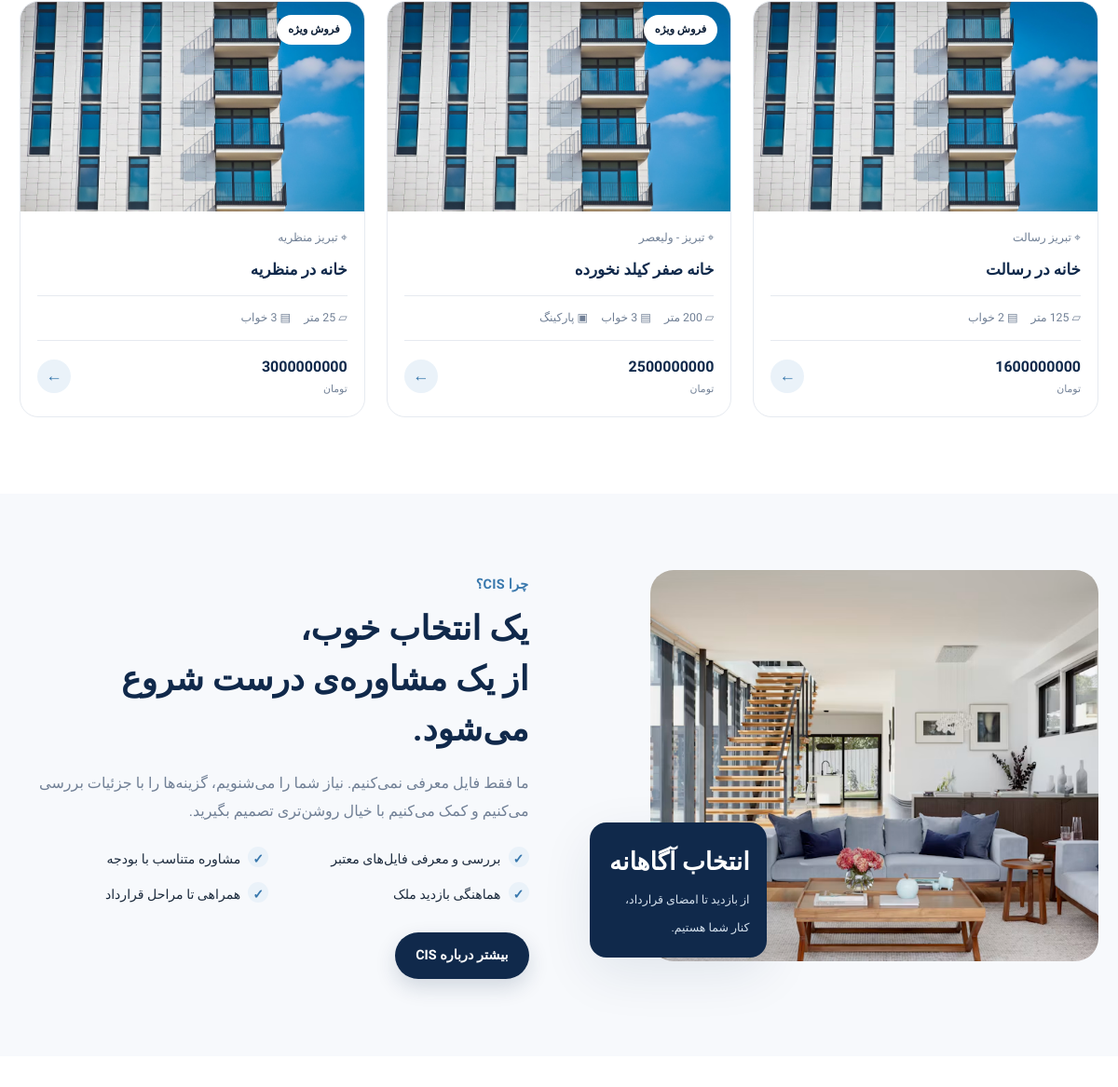
Before: / (middle part) with the older database file.
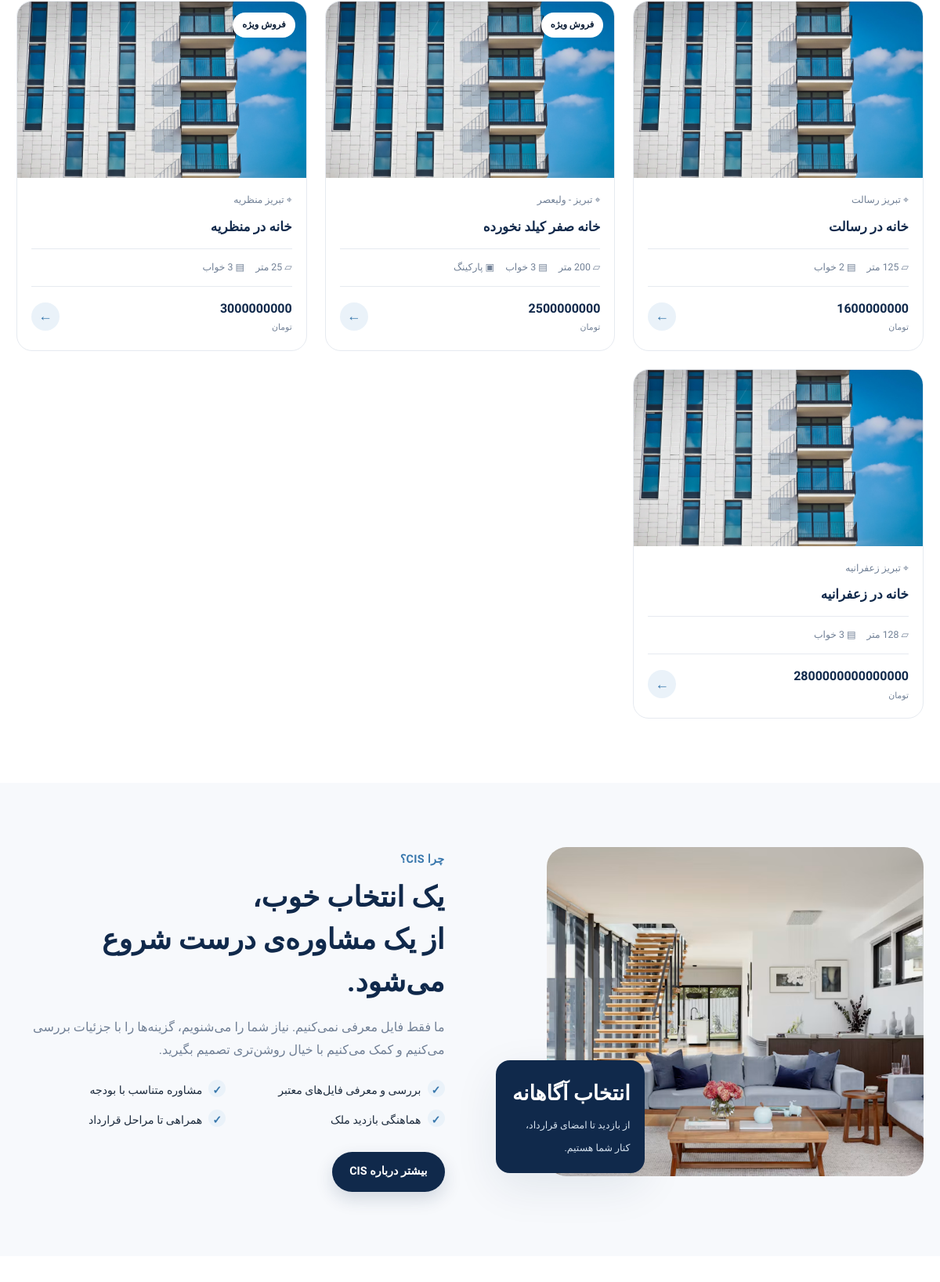
After: the same page with the newer database file.
### index/models.py (models this page shows, shortened)
class List_ads(models.Model):
    title = models.CharField(max_length=1000,verbose_name="عنوان آگهی")
    price = models.PositiveBigIntegerField(verbose_name="قیمت")
    area = models.PositiveIntegerField(verbose_name="متراژ")
    address = models.CharField(max_length=10000,verbose_name="آدرس")
    property_type = models.ForeignKey(Property_Type_List,on_delete=models.PROTECT,verbose_name="نوع آگهی")
    bedrooms = models.PositiveSmallIntegerField(verbose_name="تعداد اتاق ها")
    has_balcony = models.BooleanField(verbose_name="بالکن")
    has_parking = models.BooleanField(verbose_name="پارکینگ")
    has_storage_room = models.BooleanField(verbose_name="انباری")
    descriptions = models.TextField(verbose_name="توضیحات بیشتر")
    status = models.BooleanField(verbose_name="وضعیت آگهی",default=0)
    special_sale = models.BooleanField(verbose_name="فروش ویژه")
    class Meta():
        verbose_name = "آگهی"
        verbose_name_plural = "آگهی ها"

### index/views.py (the view)
# urls.py: path('', home_view),
def home_view(request):
    posts = List_ads.objects.filter(status=1)
    context = {'posts':posts}
    return render(request,'index.html',context)

### templates/index.html (shortened to what this page needs)
{% extends 'base.html' %} {% load static %} {% block content %}
<main>
  <section class="section" id="properties">
    <div class="container">
      <div class="property-grid" id="propertyGrid" aria-live="polite">
        {% for post in posts %}
        <article
          class="property-card"
          data-type="{{ post.property_type.property_type_list }}"
        >
          <a
            href="{% url 'property' %}"
            aria-label="مشاهده جزئیات آپارتمان مدرن با چشم‌انداز شهر"
          >
            <div class="property-image">
              <img
                src="{% static 'images/apa.jpg' %}"
                alt="تصویر آپارتمان مدرن با چشم‌انداز شهر"
                loading="lazy"
              />
              {% if post.special_sale %}
              <span class="property-tag">فروش ویژه</span>
              {% endif %}
            </div>
            <div class="property-body">
              <div class="property-location">⌖ {{post.address}}</div>
              <h3>{{post.title}}</h3>
              <div class="property-specs">
                <span>▱ {{post.area}} متر</span
                ><span>▤ {{post.bedrooms}} خواب</span>
                {% if post.has_parking %}
                <span>▣ پارکینگ</span>
                {% endif %}
              </div>
              <div class="property-bottom">
                <div class="property-price">
                  {{post.price}}<small>تومان</small>
                </div>
                <span class="card-arrow">←</span>
              </div>
            </div>
          </a>
        </article>
        {% endfor %}
      </div>
    </div>
  </section>
  <section class="section section-soft">
    <div class="container split-section">
      <div class="split-image">
        <img
          src="{% static 'images/int.avif' %}"
          alt="فضای داخلی خانه‌ای مدرن"
          loading="lazy"
        />
        <div class="image-note">
          <strong>انتخاب آگاهانه</strong
          ><span>از بازدید تا امضای قرارداد، کنار شما هستیم.</span>
        </div>
      </div>
      <div class="split-copy">
        <span class="eyebrow">چرا CIS؟</span>
        <h2>یک انتخاب خوب،<br />از یک مشاوره‌ی درست شروع می‌شود.</h2>
        <p>
          ما فقط فایل معرفی نمی‌کنیم. نیاز شما را می‌شنویم، گزینه‌ها را با
          جزئیات بررسی می‌کنیم و کمک می‌کنیم با خیال روشن‌تری تصمیم بگیرید.
        </p>
        <ul class="check-list">
          <li>بررسی و معرفی فایل‌های معتبر</li>
          <li>مشاوره متناسب با بودجه</li>
          <li>هماهنگی بازدید ملک</li>
          <li>همراهی تا مراحل قرارداد</li>
        </ul>
        <a class="btn btn-primary" href="about.html">بیشتر درباره CIS</a>
      </div>
    </div>
  </section>
  <section class="section">
  </section>
</main>
{% endblock %}

### templates/base.html (shortened to what this page needs)
{% load static %}
<!DOCTYPE html>
<html lang="fa" dir="rtl" data-theme="light">
  <head>
    <link rel="stylesheet" href="{% static 'css/style.css' %}" />
  </head>
  <body>
    {% block content %} {% endblock %}
  </body>
</html>

### statics/css/style.css (style rules this page uses)
:root { --navy: #10294b; --navy-dark: #091b33; --blue: #3978ad; --blue-light: #eaf2f9; --sky: #b9d4e9; --gold: #c8a66a; --cream: #f6f4ef; --white: #ffffff; --text: #1c2b3d; --muted: #718096; --line: #e6eaf0; --surface: #ffffff; --surface-soft: #f7f9fc; --shadow: 0 18px 55px rgba(16, 41, 75, .09); --radius: 18px; --radius-lg: 28px; }
* { box-sizing: border-box; }
html { scroll-behavior: smooth; }
body { margin: 0; font-family: "Vazirmatn", "Vazir", Tahoma, sans-serif; background: var(--surface); color: var(--text); line-height: 1.85; transition: background .25s ease, color .25s ease; }
img { display: block; max-width: 100%; }
a { color: inherit; text-decoration: none; }
button, a { -webkit-tap-highlight-color: transparent; }
.container { width: min(1160px, calc(100% - 42px)); margin-inline: auto; }
.section { padding: 82px 0; }
.section-soft { background: var(--surface-soft); }
.eyebrow { color: var(--blue); font-weight: 700; font-size: .9rem; letter-spacing: .02em; }
.btn { display: inline-flex; align-items: center; justify-content: center; gap: 9px; border: 1px solid transparent; border-radius: 999px; padding: 11px 21px; font-weight: 600; font-size: .9rem; cursor: pointer; transition: transform .2s, background .2s, border-color .2s; }
.btn-primary { color: #fff; background: var(--navy); box-shadow: 0 9px 22px rgba(16, 41, 75, .16); }
.property-grid { display: grid; grid-template-columns: repeat(3, 1fr); gap: 23px; }
.property-card { overflow: hidden; border: 1px solid var(--line); border-radius: 20px; background: var(--surface); transition: transform .25s, box-shadow .25s; }
.property-image { position: relative; height: 225px; overflow: hidden; background: var(--surface-soft); }
.property-image img { width: 100%; height: 100%; object-fit: cover; transition: transform .45s; }
.property-tag { position: absolute; top: 14px; right: 14px; padding: 5px 12px; border-radius: 999px; color: var(--navy-dark); background: #fff; font-size: .72rem; font-weight: 700; }
.property-body { padding: 17px 18px 18px; }
.property-location { display: flex; align-items: center; gap: 5px; color: var(--muted); font-size: .77rem; }
.property-body h3 { margin: 7px 0 12px; color: var(--navy); font-size: 1.05rem; }
.property-specs { display: flex; gap: 14px; flex-wrap: wrap; padding: 12px 0; border-top: 1px solid var(--line); border-bottom: 1px solid var(--line); color: var(--muted); font-size: .77rem; }
.property-specs span { display: inline-flex; align-items: center; gap: 5px; }
.property-bottom { display: flex; align-items: center; justify-content: space-between; gap: 10px; padding-top: 13px; }
.property-price { color: var(--navy); font-weight: 800; font-size: 1rem; }
.property-price small { display: block; color: var(--muted); font-size: .68rem; font-weight: 400; }
.card-arrow { width: 36px; height: 36px; display: grid; place-items: center; border-radius: 50%; color: var(--blue); background: var(--blue-light); font-size: 1.1rem; }
.split-section { display: grid; grid-template-columns: 1fr 1fr; align-items: center; gap: 65px; }
.split-image { position: relative; min-height: 440px; }
.split-image > img { width: 88%; height: 420px; object-fit: cover; border-radius: 25px; }
.image-note { position: absolute; left: 0; bottom: 24px; width: 190px; padding: 18px; border-radius: 18px; color: #fff; background: var(--navy); box-shadow: var(--shadow); }
.image-note strong { display: block; font-size: 1.65rem; }
.image-note span { color: #d6e2ee; font-size: .78rem; }
.split-copy h2 { margin: 7px 0 16px; color: var(--navy); font-size: clamp(1.7rem, 3vw, 2.5rem); line-height: 1.5; }
.split-copy > p { color: var(--muted); }
.check-list { display: grid; grid-template-columns: 1fr 1fr; gap: 12px; margin: 23px 0 28px; padding: 0; list-style: none; }
.check-list li { color: var(--text); font-size: .88rem; }
.check-list li::before { content: "✓"; display: inline-grid; place-items: center; width: 22px; height: 22px; margin-left: 8px; border-radius: 50%; color: var(--blue); background: var(--blue-light); font-weight: 800; }

Changed rows visible on the page:
added List_ads: address "تبریز زعفرانیه", title "خانه در زعفرانیه", price "2800000000000000"
